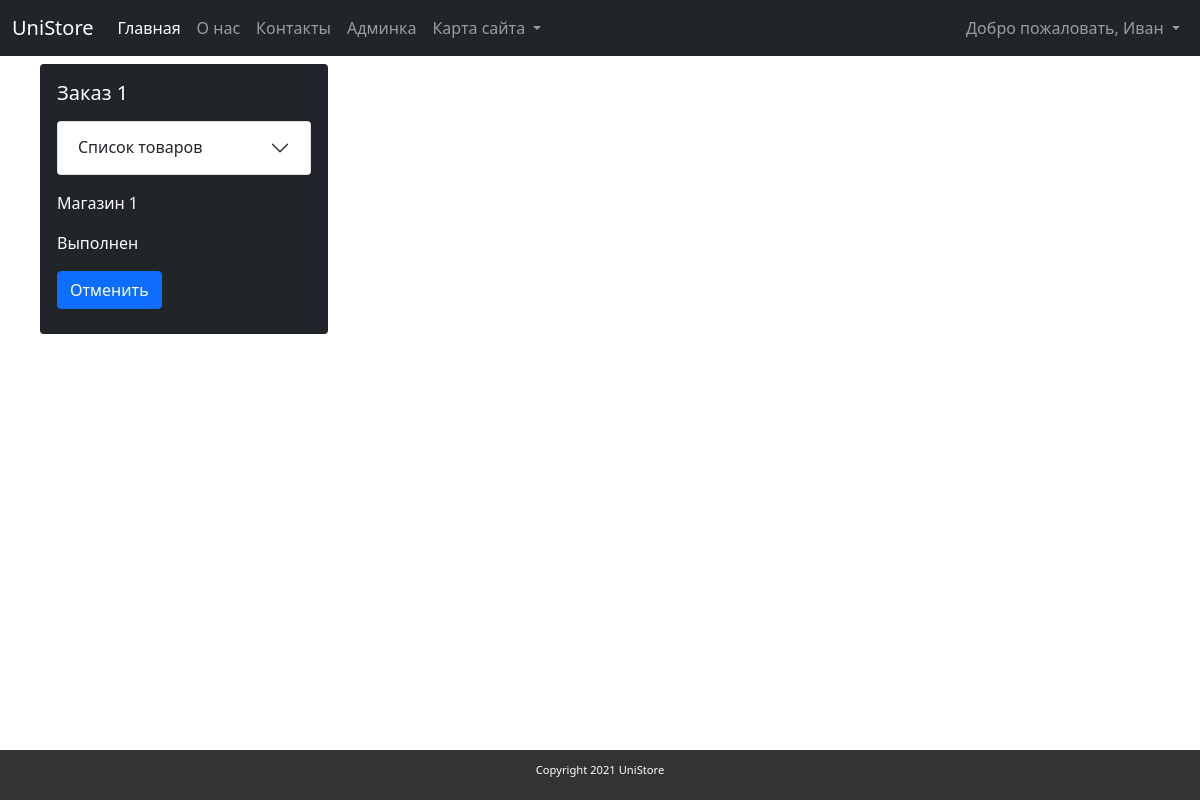
Before: /shipping/list_orders (signed in) with the older database file.
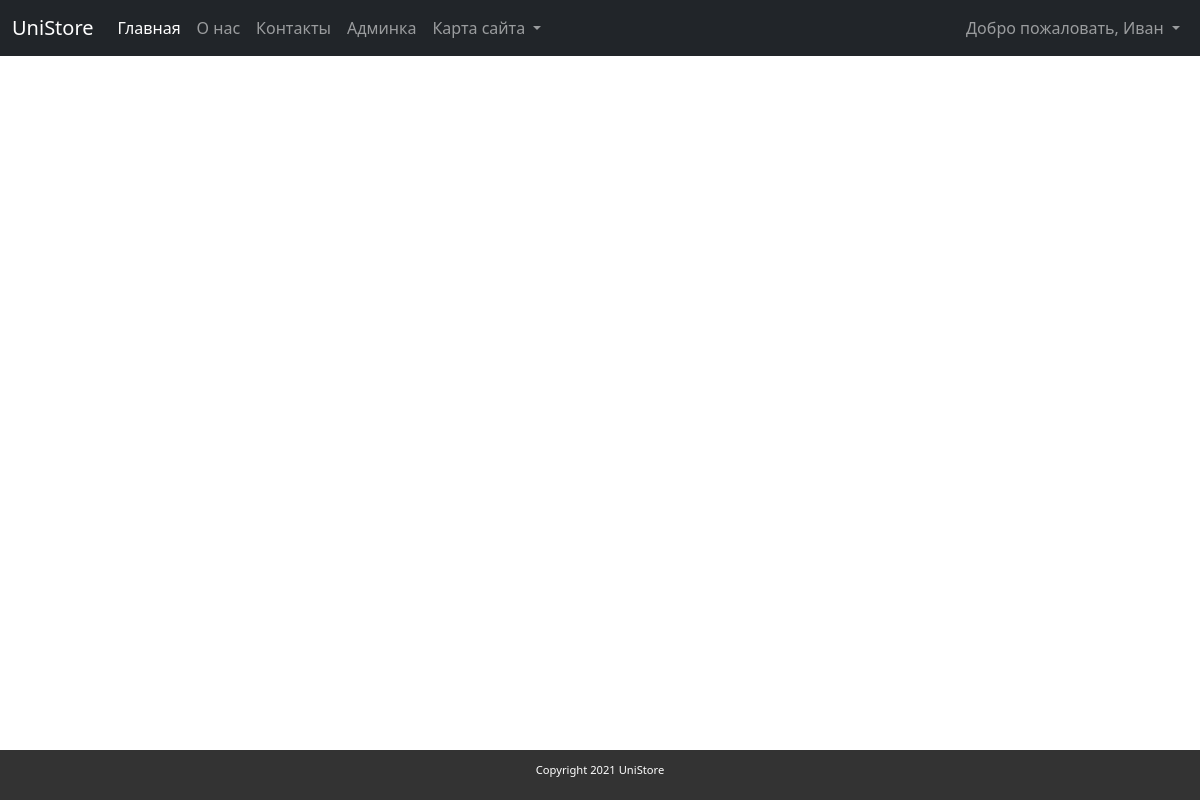
After: the same page with the newer database file.
### app/models.py (models this page shows, shortened)
class Order(models.Model):
    items = models.ManyToManyField(OrderQuantity, verbose_name='Товары')
    store = models.ForeignKey(Store, related_name='store', on_delete=models.SET_NULL,
                                default=None, null=True, blank=True, verbose_name='Магазин')
    status = models.CharField('Статус', max_length=255)
    class Meta:
        verbose_name = "Заказ"
        verbose_name_plural = "Заказы"

class Store(models.Model):
    name = models.CharField(max_length=255)
    address = models.TextField('Адрес')
    def __str__(self):
        return self.name
    class Meta:
        verbose_name = "Магазин"
        verbose_name_plural = "Магазины"

### app/views.py (the view)
# urls.py: path('shipping/list_orders', OrderListView.as_view(), name='shipping_list_order'),
class OrderListView(ListView):
    model = Order
    template_name = 'app/shipping/list_orders.html'

### app/models.py (called while the page is built)
    def __str__(self):
        return str(self.quantity) + 'x ' + self.product.name

### app/templates/app/shipping/list_orders.html (shortened to what this page needs)
{% extends "app/layout.html" %}
{% block content %}
<div class="panel">
{% for order in object_list %}
    <div class="card h-100 mb-3 ms-3" style="max-width: 18rem;min-width: 18rem;">
        <div class="card-body">
            <h5>Заказ {{order.id}}</h5>
            <div class="accordion my-3" id="accordion{{ order.id }}">
                <div class="accordion-item">
                    <h2 class="accordion-header" id="heading{{ order.id }}">
                      <button class="accordion-button collapsed" type="button" data-bs-toggle="collapse"
                              data-bs-target="#collapse{{ order.id }}" aria-expanded="false"
                              aria-controls="collapse{{ order.id }}">
                        Список товаров
                      </button>
                    </h2>
                </div>
            </div>
            <p class="card-text">{{order.store}}</p>
            <p class="card-text">{{order.status}}</p>
            <div class="mx-auto">
                <a href="/shipping/delete_order/{{order.id}}" class="btn btn-primary mb-2">Отменить</a>
            </div>
        </div>
    </div>
{% endfor %}
</div>
{% endblock %}

Changed rows visible on the page:
removed Order: id "1", store "Магазин 1", status "Выполнен"
